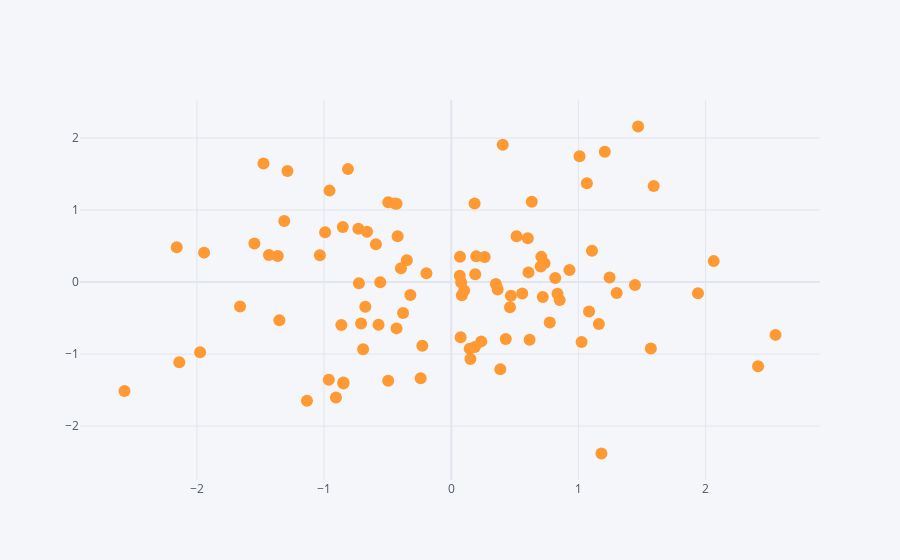

Notebook code for this chart:
### Markdown cell above
By default plotly makes all the points to be connected by lines. So to view the data points without the connections, mention the 'mode' as 'markers'.

### Code cell
dataset1.iplot(kind='scatter',x='a',y='c',mode='markers')
